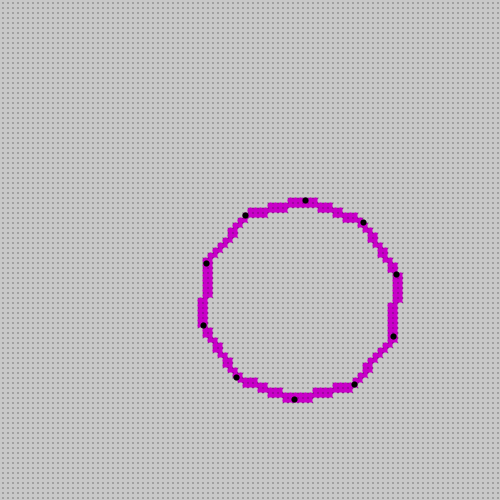
Frame 1 (no input)
Frame 60 (the mouse pressed at the canvas centre just before this capture): identical to frame 1, image omitted
Frame 120 (the mouse held since frame 60 and released just before this capture): identical to frame 1, image omitted

The Processing sketch that drew this single still picture (run headless with seeded random() and noise(); from frame 60 on, the mouse is pressed at the canvas centre):

// Processing sketch: v2_0
// ── v2_0.pde
import java.util.LinkedList;

int N;
float dx=5, dt=1;
final int SIZE=500;
Cell[][] Grid;
PVector[] adj = new PVector[4];

class Cell{
   PVector dye;
   PVector velocity;
   float pressure;
   int x, y;
   Cell(int i, int j){
      dye = new PVector(200, 200, 200);
      x = i; y = j;
      velocity = new PVector(0,0);
      pressure = 1.0;
   }
   void show(){
      stroke(dye.x, dye.y, dye.z);
      strokeWeight(dx*1.25);
      point(x*dx,y*dx);
   }
   int isBoundary(Polygon P){
      if(x==0 || x==N-1 || y==0 || y==N-1) return -1;
      PVector org = new PVector(x*dx, y*dx);
      for(int i=0; i<4; i++){
         int temp = P.isIntersect(org,org.copy().add(adj[i]));
         if(temp!=-1) return temp;
      }return -1;
   }
   void setColor(int x, int y, int z){
      dye.set(x,y,z);
   }
}

int CCW(PVector a, PVector b, PVector c){
   float op = a.x*b.y+b.x*c.y+c.x*a.y;
   op -= a.y*b.x+b.y*c.x+c.y*a.x;
   if(op>0) return 1;
   else if(op==0) return 0;
   else return -1;
}

class Polygon{
   int num_vertex;
   LinkedList<Integer> points;
   LinkedList<Coordinate> coords;
   Polygon(float x, float y, float r, int n){
      points = new LinkedList<>();
      coords = new LinkedList<>();
      num_vertex = n;
      for(int i=0; i<n; i++){
         points.add(i);
         coords.add(new Coordinate(x+r*cos(2*PI*i/n+1),y+r*sin(2*PI*i/n+1)));
      }
   }
   void show(){
      stroke(0);
      strokeWeight(dx*1.25);
      for(int i=0; i<num_vertex; i++){
         PVector cd = coords.get(points.get(i)).getPos();
         point(cd.x, cd.y);
      }
   }
   int isIntersect(PVector a, PVector b){
      for(int i=0; i<num_vertex; i++){
         PVector c = coords.get(points.get(i)).getPos();
         PVector d = coords.get(points.get((i+1)%num_vertex)).getPos();
         int ab = CCW(a,b,c)*CCW(a,b,d);
         int cd = CCW(c,d,a)*CCW(c,d,b);
         if(ab<0 && cd<0) return i;
      }return -1;
   }
}

class Coordinate{
   float x, y;
   PVector velocity;
   PVector acceleration;
   Coordinate(float X, float Y){
      x = X; y = Y;
      velocity = new PVector();
      acceleration = new PVector();
   }
   PVector getPos(){
      return new PVector(x,y);
   }
   void setPos(float X, float Y){
      x = X; y = Y;
   }
}


void setup(){
   size(500,500);
   N = floor(SIZE/dx)+1;
   Grid = new Cell[N][N]; 
   adj[0] = new PVector(dx,0);
   adj[1] = new PVector(-dx,0);
   adj[2] = new PVector(0,dx);
   adj[3] = new PVector(0,-dx);
   for(int i=0; i<N; i++) for(int j=0; j<N; j++) 
      Grid[i][j] = new Cell(i,j);
   
}

void draw(){
   background(0);
   Polygon ten = new Polygon(300, 300, 100, 10);
   for(int i=0; i<N; i++) for(int j=0; j<N; j++){
      int temp = Grid[i][j].isBoundary(ten);
      if(temp!=-1) Grid[i][j].setColor(200,0,200);
   }
   for(int i=0; i<N; i++) for(int j=0; j<N; j++)
      Grid[i][j].show();
   ten.show();
}
